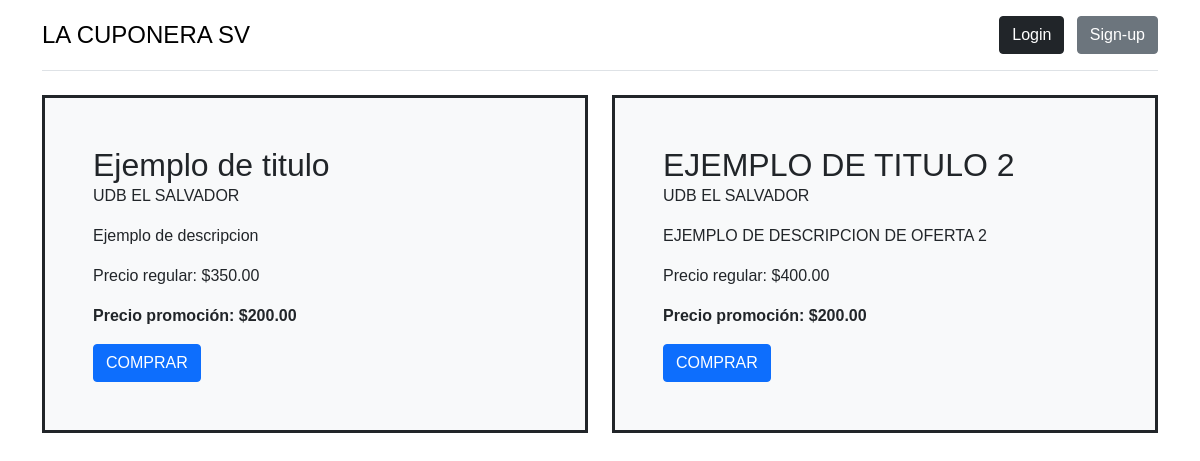
Before: /Pantalla/index.php with the older database file.
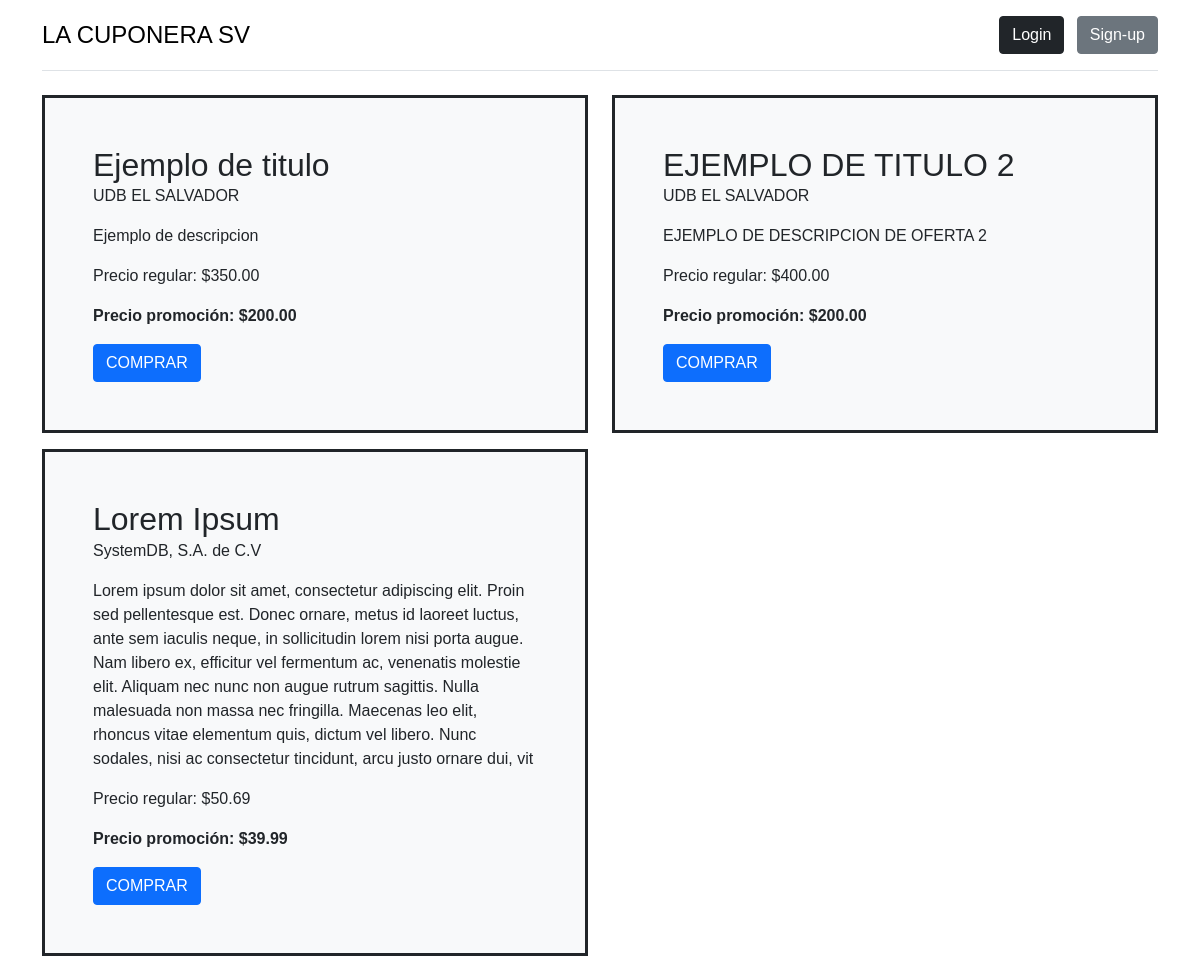
After: the same page with the newer database file.
### tables this page shows
CREATE TABLE IF NOT EXISTS `cupon` (
  `id` int NOT NULL AUTO_INCREMENT,
  `titulo` varchar(150) NOT NULL,
  `id_empresa` int NOT NULL,
  `precio_regular` float NOT NULL,
  `precio_oferta` float NOT NULL,
  `fecha_inic` date NOT NULL COMMENT 'Fecha de inicio oferta',
  `fecha_fin` date NOT NULL COMMENT 'Fecha fin oferta',
  `fecha_canje` date NOT NULL COMMENT 'Fecha limite para uso de cupon',
  `cantidad` int NOT NULL,
  `descripcion` varchar(480) NOT NULL,
  `id_estado` int NOT NULL,
  PRIMARY KEY (`id`),
  KEY `FK_id_estado` (`id_estado`) USING BTREE,
  KEY `FK_empresa` (`id_empresa`) USING BTREE
);

CREATE TABLE IF NOT EXISTS `empresa` (
  `id` int NOT NULL AUTO_INCREMENT,
  `user` varchar(40) NOT NULL,
  `password` varchar(40) NOT NULL,
  `nombre_empresa` varchar(100) NOT NULL,
  `direccion` varchar(150) NOT NULL,
  `NIT` bigint NOT NULL,
  `NRC` int NOT NULL,
  `telefono` int NOT NULL,
  `email` varchar(80) NOT NULL,
  `porcentaje_comis` float NOT NULL COMMENT 'campo de comision solo utilizada por admin',
  PRIMARY KEY (`id`)
);

### Pantalla/index.php (the view, shortened to what this page needs)
<?php
$db = new Database();
$con = $db->conectar();
$sql = $con->prepare("SELECT CUPON.TITULO, format (CUPON.PRECIO_OFERTA, 2) AS PRECIO_OFERTA_2, CUPON.FECHA_FIN, CUPON.DESCRIPCION, EMPRESA.NOMBRE_EMPRESA, format (CUPON.PRECIO_REGULAR, 2) AS PRECIO_REGULAR_2 FROM CUPON INNER JOIN EMPRESA ON CUPON.ID_EMPRESA=EMPRESA.ID WHERE CUPON.ID_ESTADO = 1");
$sql->execute();
$resultado = $sql->fetchAll(PDO::FETCH_ASSOC);
?>
<!DOCTYPE html>
<html lang="en">
<head>
    <link href="https://cdn.jsdelivr.net/npm/bootstrap@5.1.3/dist/css/bootstrap.min.css" rel="stylesheet">
    <link href="/style.css" rel="stylesheet">
</head>
<body>
<div class="container">
    <header class="d-flex flex-wrap align-items-center justify-content-center justify-content-md-between py-3 mb-4 border-bottom">
        <a href="index.php" class="d-flex align-items-center mb-3 mb-md-0 me-md-auto link-body-emphasis text-decoration-none">
            <span class="fs-4" style="color: black"> LA CUPONERA SV</span>
        </a>
        <div class="col-md-3 text-end">
            <a href="login.php" style="text-decoration:none">
                <button type="button" class="btn btn-dark me-2">Login</button>
            </a>
            <a href="registro_cliente.html" style="text-decoration:none">
                <button type="button" class="btn btn-secondary">Sign-up</button>
            </a>
        </div>
    </header>
</div>
<main class="container">
    <div class="row gy-3">
        <?php foreach ($resultado as $row) { ?>
            <div class="col-md-6">
                <div class="h-100 p-5 bg-light text-dark border border-3 border-dark cupon">
                    <h2><?php echo $row['TITULO']; ?></h2>
                    <p><?php echo $row['NOMBRE_EMPRESA']; ?></p>
                    <p><?php echo $row['DESCRIPCION']; ?></p>
                    <p>Precio regular: $<?php echo $row['PRECIO_REGULAR_2']; ?></p>
                    <b>Precio promoción: $<?php echo $row['PRECIO_OFERTA_2']; ?></b>
                    <a href="login.php"><button class="btn btn-primary" type="button">COMPRAR</button></a>
                </div>
            </div>
        <?php } ?>
    </div>
</main>
</body>
</html>

Changed rows visible on the page:
added cupon: titulo "Lorem Ipsum", id_empresa.nombre_empresa "SystemDB, S.A. de C.V", descripcion "Lorem ipsum dolor sit amet, consectetur adipiscing elit. Proin sed pellentesque est. Donec ornare, metus id laoreet luctus, ante sem iaculis neque, in sollicitudin lorem nisi porta augue. Nam libero ex, efficitur vel fermentum ac, venenatis molestie elit. Aliquam nec nunc non augue rutrum sagittis. Nulla malesuada non massa nec fringilla. Maecenas leo elit, rhoncus vitae elementum quis, dictum vel libero. Nunc sodales, nisi ac consectetur tincidunt, arcu justo ornare dui, vit", PRECIO_REGULAR_2 "50.69", PRECIO_OFERTA_2 "39.99"
